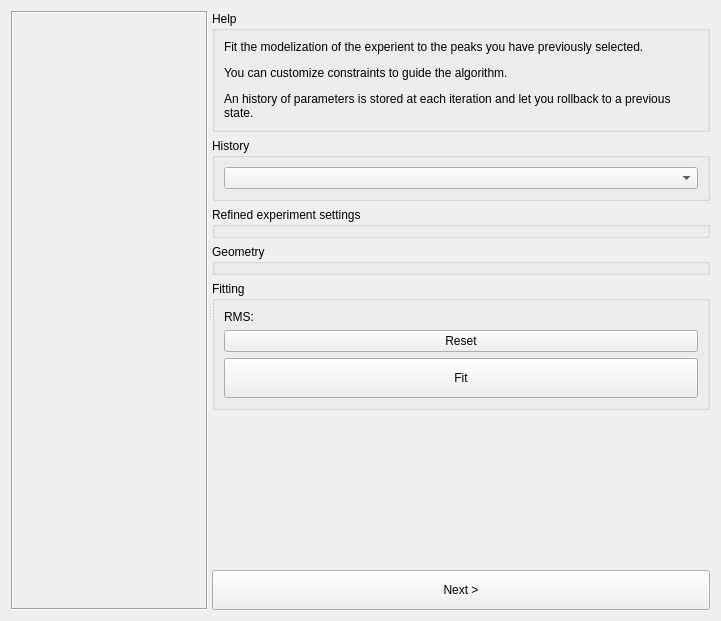
<?xml version="1.0" encoding="UTF-8"?>
<ui version="4.0">
 <class>Form</class>
 <widget class="QWidget" name="Form">
  <property name="geometry">
   <rect>
    <x>0</x>
    <y>0</y>
    <width>721</width>
    <height>621</height>
   </rect>
  </property>
  <property name="windowTitle">
   <string>Geometry fitting</string>
  </property>
  <layout class="QHBoxLayout" name="horizontalLayout">
   <item>
    <widget class="QSplitter" name="splitter">
     <property name="orientation">
      <enum>Qt::Horizontal</enum>
     </property>
     <widget class="QFrame" name="_imageHolder">
      <property name="frameShape">
       <enum>QFrame::Box</enum>
      </property>
      <property name="frameShadow">
       <enum>QFrame::Sunken</enum>
      </property>
      <property name="lineWidth">
       <number>1</number>
      </property>
     </widget>
     <widget class="QWidget" name="widget" native="true">
      <layout class="QVBoxLayout" name="verticalLayout_3" stretch="0,0,0,0,0,1,0">
       <property name="leftMargin">
        <number>0</number>
       </property>
       <property name="topMargin">
        <number>0</number>
       </property>
       <property name="rightMargin">
        <number>0</number>
       </property>
       <property name="bottomMargin">
        <number>0</number>
       </property>
       <item>
        <widget class="QGroupBox" name="groupBox_8">
         <property name="sizePolicy">
          <sizepolicy hsizetype="Preferred" vsizetype="Fixed">
           <horstretch>0</horstretch>
           <verstretch>0</verstretch>
          </sizepolicy>
         </property>
         <property name="title">
          <string>Help</string>
         </property>
         <layout class="QVBoxLayout" name="verticalLayout_12">
          <item>
           <widget class="QLabel" name="label_48">
            <property name="text">
             <string>&lt;html&gt;&lt;head/&gt;&lt;body&gt;&lt;p&gt;Fit the modelization of the experient to the peaks you have previously selected.&lt;/p&gt;&lt;p&gt;You can customize constraints to guide the algorithm.&lt;/p&gt;&lt;p&gt;An history of parameters is stored at each iteration and let you rollback to a previous state.&lt;/p&gt;&lt;/body&gt;&lt;/html&gt;</string>
            </property>
            <property name="wordWrap">
             <bool>true</bool>
            </property>
           </widget>
          </item>
         </layout>
        </widget>
       </item>
       <item>
        <widget class="QGroupBox" name="_settings_2">
         <property name="title">
          <string>History</string>
         </property>
         <layout class="QHBoxLayout" name="horizontalLayout_2">
          <item>
           <widget class="GeometryHistoryComboBox" name="_geometryHistoryCombo"/>
          </item>
         </layout>
        </widget>
       </item>
       <item>
        <widget class="QGroupBox" name="_settings">
         <property name="title">
          <string>Refined experiment settings</string>
         </property>
        </widget>
       </item>
       <item>
        <widget class="QGroupBox" name="_geometry">
         <property name="title">
          <string>Geometry</string>
         </property>
        </widget>
       </item>
       <item>
        <widget class="QGroupBox" name="_fitting">
         <property name="title">
          <string>Fitting</string>
         </property>
         <layout class="QGridLayout" name="gridLayout_10" columnstretch="0,1">
          <item row="1" column="0" colspan="2">
           <widget class="WaitingPushButton" name="_resetButton">
            <property name="toolTip">
             <string>Guess geometry parameters based on the previously selected peaks</string>
            </property>
            <property name="text">
             <string>Reset</string>
            </property>
           </widget>
          </item>
          <item row="4" column="0" colspan="2">
           <widget class="WaitingPushButton" name="_fitButton">
            <property name="minimumSize">
             <size>
              <width>0</width>
              <height>40</height>
             </size>
            </property>
            <property name="toolTip">
             <string>Tune paramerters of the geometry to improve the location of the ring over the previously selected peaks</string>
            </property>
            <property name="text">
             <string>Fit</string>
            </property>
           </widget>
          </item>
          <item row="0" column="1">
           <widget class="QLabel" name="_currentResidual">
            <property name="text">
             <string/>
            </property>
           </widget>
          </item>
          <item row="0" column="0">
           <widget class="QLabel" name="label_3">
            <property name="toolTip">
             <string>Root mean square (estimation of the imperfection of the fit)</string>
            </property>
            <property name="text">
             <string>RMS:</string>
            </property>
           </widget>
          </item>
         </layout>
        </widget>
       </item>
       <item>
        <spacer name="verticalSpacer">
         <property name="orientation">
          <enum>Qt::Vertical</enum>
         </property>
         <property name="sizeHint" stdset="0">
          <size>
           <width>0</width>
           <height>0</height>
          </size>
         </property>
        </spacer>
       </item>
       <item>
        <widget class="QPushButton" name="_nextStep">
         <property name="minimumSize">
          <size>
           <width>0</width>
           <height>40</height>
          </size>
         </property>
         <property name="text">
          <string>Next &gt;</string>
         </property>
        </widget>
       </item>
      </layout>
     </widget>
    </widget>
   </item>
  </layout>
 </widget>
 <customwidgets>
  <customwidget>
   <class>WaitingPushButton</class>
   <extends>QPushButton</extends>
   <header>silx.gui.widgets.WaitingPushButton</header>
  </customwidget>
  <customwidget>
   <class>GeometryHistoryComboBox</class>
   <extends>QComboBox</extends>
   <header>pyFAI.gui.widgets.GeometryHistoryComboBox</header>
  </customwidget>
 </customwidgets>
 <tabstops>
  <tabstop>_geometryHistoryCombo</tabstop>
  <tabstop>_resetButton</tabstop>
  <tabstop>_fitButton</tabstop>
  <tabstop>_nextStep</tabstop>
 </tabstops>
 <resources/>
 <connections/>
</ui>
